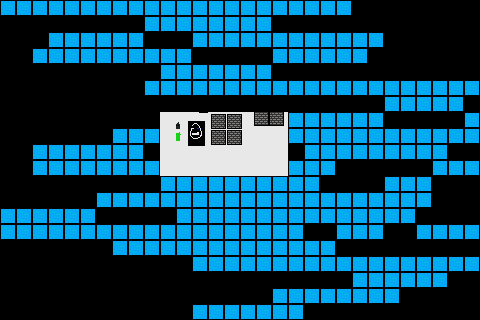

This game map was drawn from its Tiled (.tmx) file and the tilesets committed beside it. A one-line description and the full map source follow:
An orthogonal 30x20 tile map with 16x16 px tiles, 1 tile layer (Tile Layer 1).

<map version="1.4" tiledversion="1.4.3" orientation="orthogonal" renderorder="right-down" width="30" height="20" tilewidth="16" tileheight="16" infinite="0" nextlayerid="2" nextobjectid="1">
 <tileset firstgid="1" source="pixil-frame-0.tsx" />
 <layer id="1" name="Tile Layer 1" width="30" height="20">
  <data encoding="csv">
1,1,1,1,1,1,1,1,1,1,1,1,1,1,1,1,1,1,1,1,1,1,0,0,0,0,0,0,0,0,
0,0,0,0,0,0,0,0,0,1,1,1,1,1,1,1,1,0,0,0,0,0,0,0,0,0,0,0,0,0,
0,0,0,1,1,1,1,1,1,0,0,0,1,1,1,1,1,1,1,1,1,1,1,1,0,0,0,0,0,0,
0,0,1,1,1,1,1,1,1,1,1,1,0,0,0,0,0,1,1,1,1,1,1,0,0,0,0,0,0,0,
0,0,0,0,0,0,0,0,0,0,1,1,1,1,1,1,1,0,0,0,0,0,0,0,0,0,0,0,0,0,
0,0,0,0,0,0,0,0,0,1,1,1,1,1,1,1,1,1,1,1,1,1,1,1,1,1,1,1,1,1,
0,0,0,0,0,0,0,0,0,0,0,0,0,0,0,0,0,0,0,0,0,0,0,0,1,1,1,1,1,0,
0,0,0,0,0,0,0,0,0,0,64,65,66,67,68,69,70,71,1,1,1,1,1,1,0,0,0,0,0,1,
0,0,0,0,0,0,0,1,1,1,95,96,97,98,99,100,101,102,1,1,1,1,1,1,1,1,1,1,1,1,
0,0,1,1,1,1,1,1,1,0,126,127,128,129,130,131,132,133,0,1,1,1,1,1,1,1,1,1,0,0,
0,0,1,1,1,1,1,1,1,1,157,158,159,160,161,162,163,164,1,1,1,0,0,0,0,0,0,1,1,1,
0,0,0,0,0,0,0,0,0,0,1,1,1,1,1,1,1,1,1,1,0,0,0,0,1,1,1,0,0,0,
0,0,0,0,0,0,1,1,1,1,1,1,1,1,1,1,1,1,1,1,1,1,1,1,1,1,1,0,0,0,
1,1,1,1,1,1,0,0,0,0,0,1,1,1,1,1,1,1,1,1,1,1,1,1,1,1,0,0,0,0,
1,1,1,1,1,1,1,1,1,1,1,1,1,1,1,1,1,1,1,0,0,1,1,1,0,0,1,1,1,1,
0,0,0,0,0,0,0,1,1,1,1,1,1,1,1,1,1,1,1,1,1,0,0,0,0,0,0,0,0,0,
0,0,0,0,0,0,0,0,0,0,0,0,1,1,1,1,1,1,1,1,1,1,1,1,1,1,1,1,1,1,
0,0,0,0,0,0,0,0,0,0,0,0,0,0,0,0,0,0,0,0,0,0,1,1,1,1,1,1,0,0,
0,0,0,0,0,0,0,0,0,0,0,0,0,0,0,0,0,1,1,1,1,1,1,1,1,0,0,0,0,0,
0,0,0,0,0,0,0,0,0,0,0,0,1,1,1,1,1,1,1,0,0,0,0,0,0,0,0,0,0,0
</data>
 </layer>
</map>